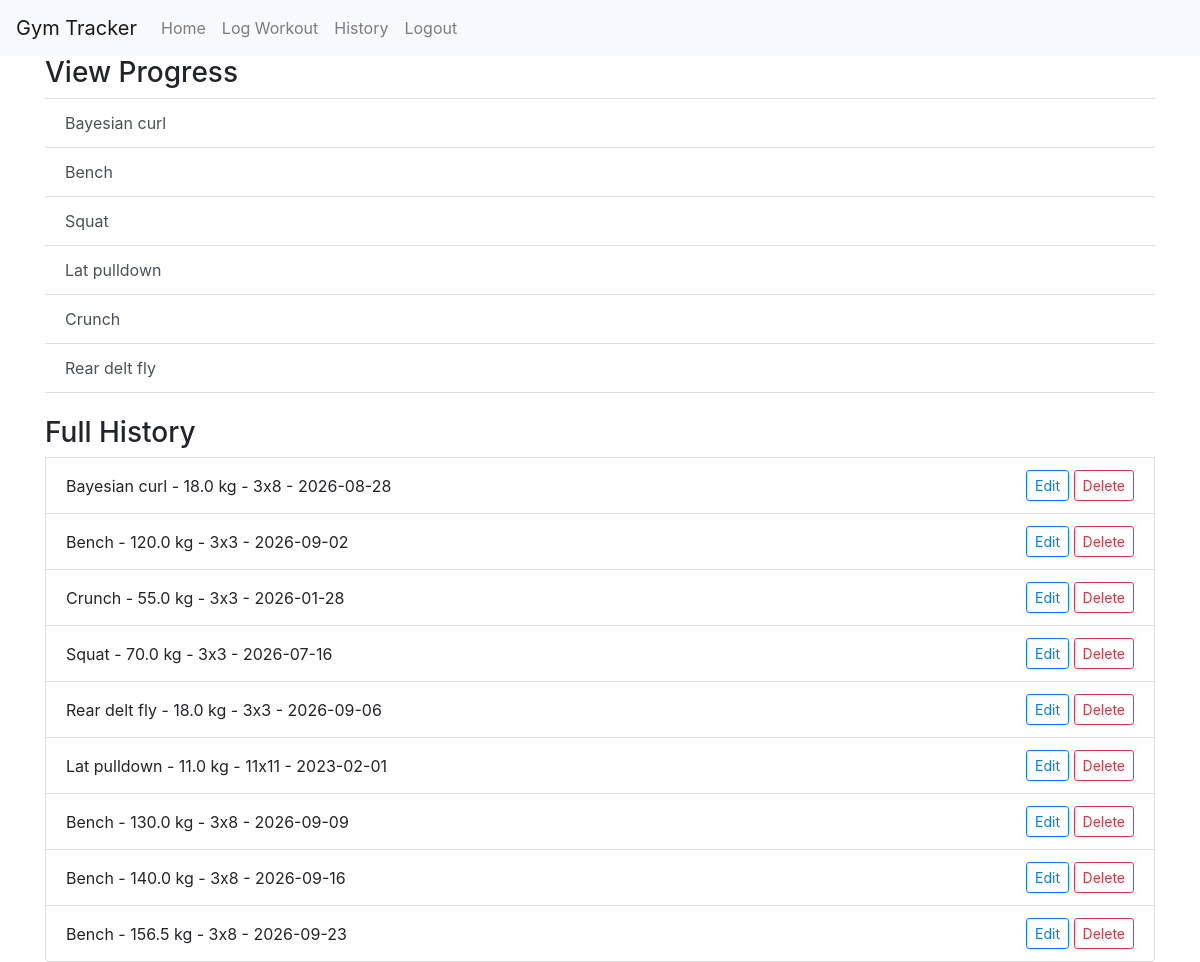
Page /history (signed in) on the earlier database version.
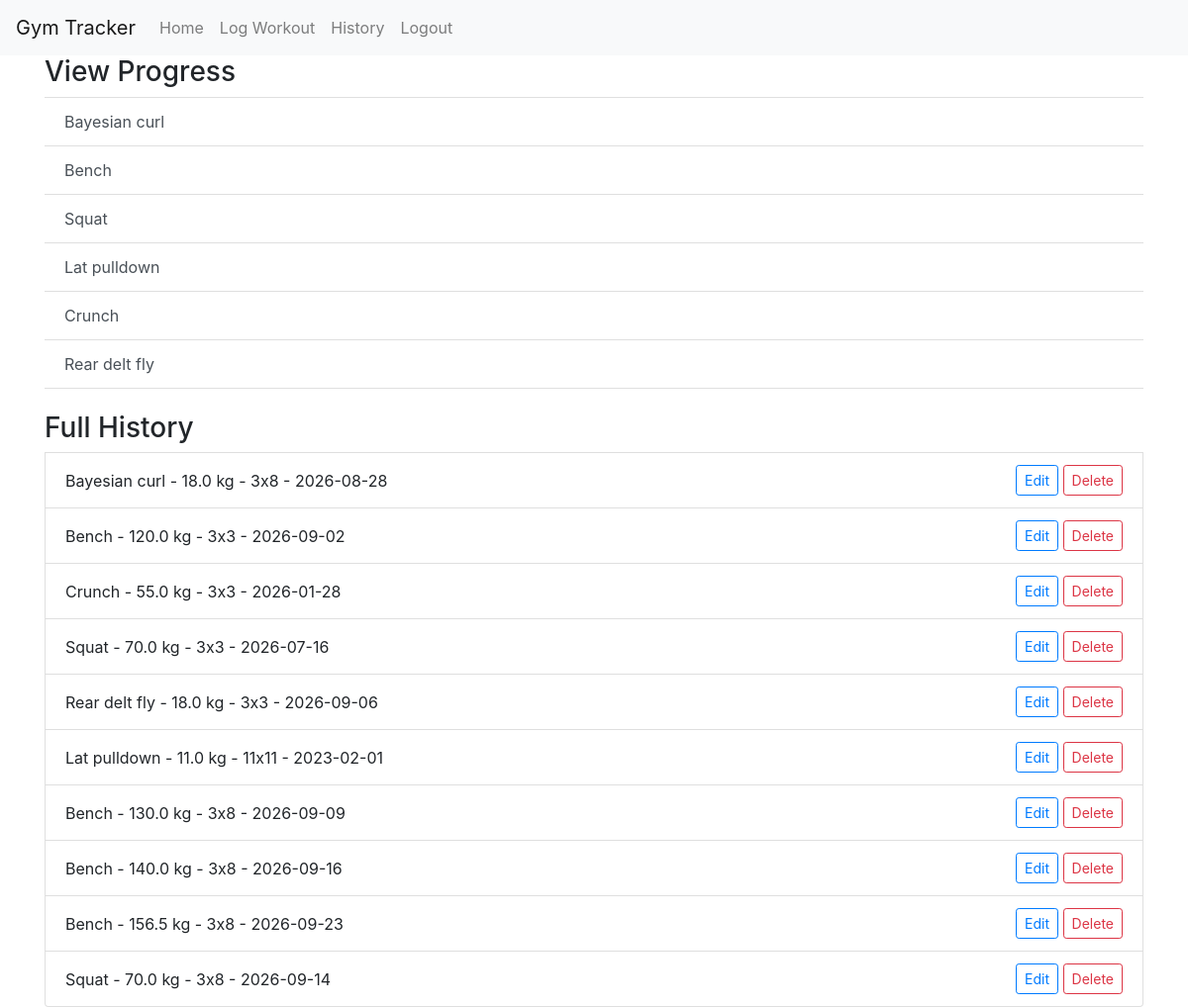
Same page on the later database version.
### app/models.py (models this page shows, shortened)
class Workout(db.Model):
      id = db.Column(db.Integer, primary_key=True)
      user_id = db.Column(db.Integer, db.ForeignKey("users.id"))
      exercise_name = db.Column(db.String(100))
      weight = db.Column(db.Float)
      sets = db.Column(db.Integer)
      reps = db.Column(db.Integer)
      date = db.Column(db.Date)

### app/__init__.py (the view)
    @app.route("/history")
    @login_required
    def history():
        workouts = Workout.query.filter_by(user_id=current_user.id).all()
        unique_exercises = {workout.exercise_name for workout in workouts}
        return render_template("history.html", workouts=workouts, unique_exercises=unique_exercises)

### app/templates/history.html (shortened to what this page needs)
{% extends "base.html" %}
{% block content %}
<h3>View Progress</h3>
<div class="list-group list-group-flush">
    {% for exercise in unique_exercises %}
        <a href="{{ url_for('progress', exercise_name=exercise) }}" class="list-group-item list-group-item-action">{{ exercise.capitalize() }}</a>
    {% endfor %}
</div>
<br>
<h3>Full History</h3>
{% for workout in workouts %}
    <div class="list-group-item d-flex justify-content-between align-items-center">
        <span>{{workout.exercise_name.capitalize()}} - {{workout.weight}} kg - {{workout.sets}}x{{workout.reps}} - {{workout.date}}</span>
        <div>
            <a href="{{ url_for('edit_workout', workout_id=workout.id) }}" class="btn btn-sm btn-outline-primary">Edit</a>
            <a href="{{ url_for('delete_workout', workout_id=workout.id) }}" class="btn btn-sm btn-outline-danger">Delete</a>
        </div>
    </div>
{% endfor %}
{% endblock %}

### app/templates/base.html (shortened to what this page needs)
<!DOCTYPE html>
<html>
    <head>
        <link rel="stylesheet" href="https://cdn.jsdelivr.net/npm/bootstrap@4.3.1/dist/css/bootstrap.min.css">
    </head>
    <body>
        <nav class="navbar navbar-expand-lg navbar-light bg-light">
        <a class="navbar-brand" href="#">Gym Tracker</a>
        <div class="collapse navbar-collapse" id="navbarNav">
            <ul class="navbar-nav">
            <li class="nav-item">
                <a class="nav-link" href="{{ url_for('homepage') }}">Home <span class="sr-only">(current)</span></a>
            </li>
            {% if current_user.is_authenticated %}
                <li class="nav-item">
                    <a class="nav-link" href="{{ url_for('log_workout') }}">Log Workout</a>
                </li>
                <li class="nav-item">
                    <a class="nav-link" href="{{ url_for('history') }}">History</a>
                </li>
                <li class="nav-item">
                    <a class="nav-link" href="{{ url_for('logout') }}">Logout</a>
                </li>
            {% endif %}
            </ul>
        </div>
        </nav>
        <div class="container">
            {% block content %}
            {% endblock %}
        </div>
    </body>
</html>

Differences in the rows shown:
added Workout: exercise_name "Squat", weight "70.0", sets "3", reps "8", date "2026-09-14", shown under "Full History"
